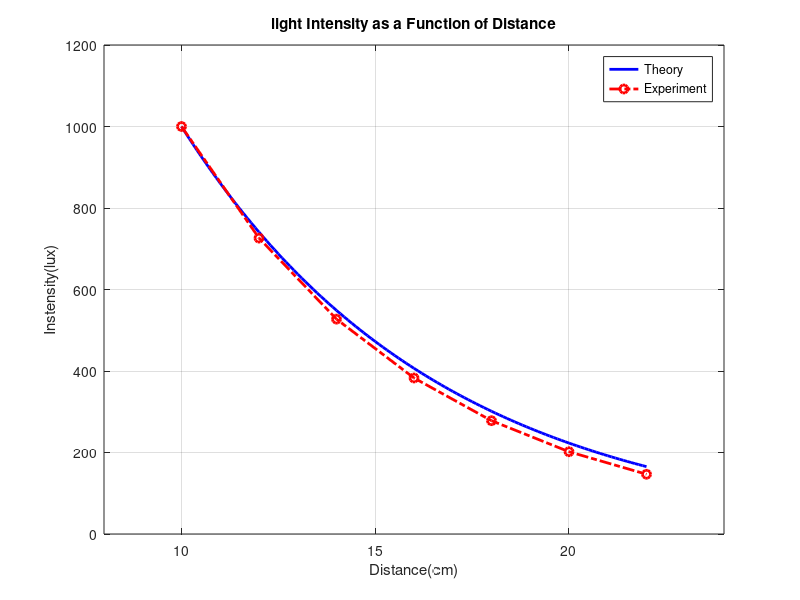

The MATLAB source for this figure:
d = 10:0.1:22;
dd = 10:2:22;

y = 1000*exp(-0.15*(d-10));
yy = 1000*exp(-0.16*(dd-10));

h = plot(d,y,'b-',dd,yy,'r-.o');
axis([8 24 0 1200]);

set(h(1),'LineWidth',2);
set(h(2),'LineWidth',2);

xlabel('Distance(cm)');
ylabel('Instensity(lux)');
title('light Intensity as a Function of Distance')
legend('Theory','Experiment')
grid;